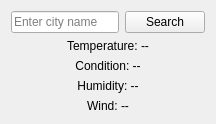
<?xml version="1.0" encoding="UTF-8"?>
<ui version="4.0">
 <class>Form</class>
 <widget class="QWidget" name="Form">
  <property name="windowTitle">
   <string>Weather App</string>
  </property>
  <layout class="QVBoxLayout" name="verticalLayout">

   <!-- Input row -->
   <item>
    <layout class="QHBoxLayout" name="horizontalLayout">
     <item>
      <widget class="QLineEdit" name="lineEditCity">
       <property name="placeholderText">
        <string>Enter city name</string>
       </property>
      </widget>
     </item>
     <item>
      <widget class="QPushButton" name="btnSearch">
       <property name="text">
        <string>Search</string>
       </property>
      </widget>
     </item>
    </layout>
   </item>

   <!-- Output labels -->
   <item>
    <widget class="QLabel" name="labelTemp">
     <property name="text">
      <string>Temperature: --</string>
     </property>
     <property name="alignment">
      <set>Qt::AlignCenter</set>
     </property>
    </widget>
   </item>
   <item>
    <widget class="QLabel" name="labelCondition">
     <property name="text">
      <string>Condition: --</string>
     </property>
     <property name="alignment">
      <set>Qt::AlignCenter</set>
     </property>
    </widget>
   </item>
   <item>
    <widget class="QLabel" name="labelHumidity">
     <property name="text">
      <string>Humidity: --</string>
     </property>
     <property name="alignment">
      <set>Qt::AlignCenter</set>
     </property>
    </widget>
   </item>
   <item>
    <widget class="QLabel" name="labelWind">
     <property name="text">
      <string>Wind: --</string>
     </property>
     <property name="alignment">
      <set>Qt::AlignCenter</set>
     </property>
    </widget>
   </item>

  </layout>
 </widget>
 <resources/>
 <connections/>
</ui>
